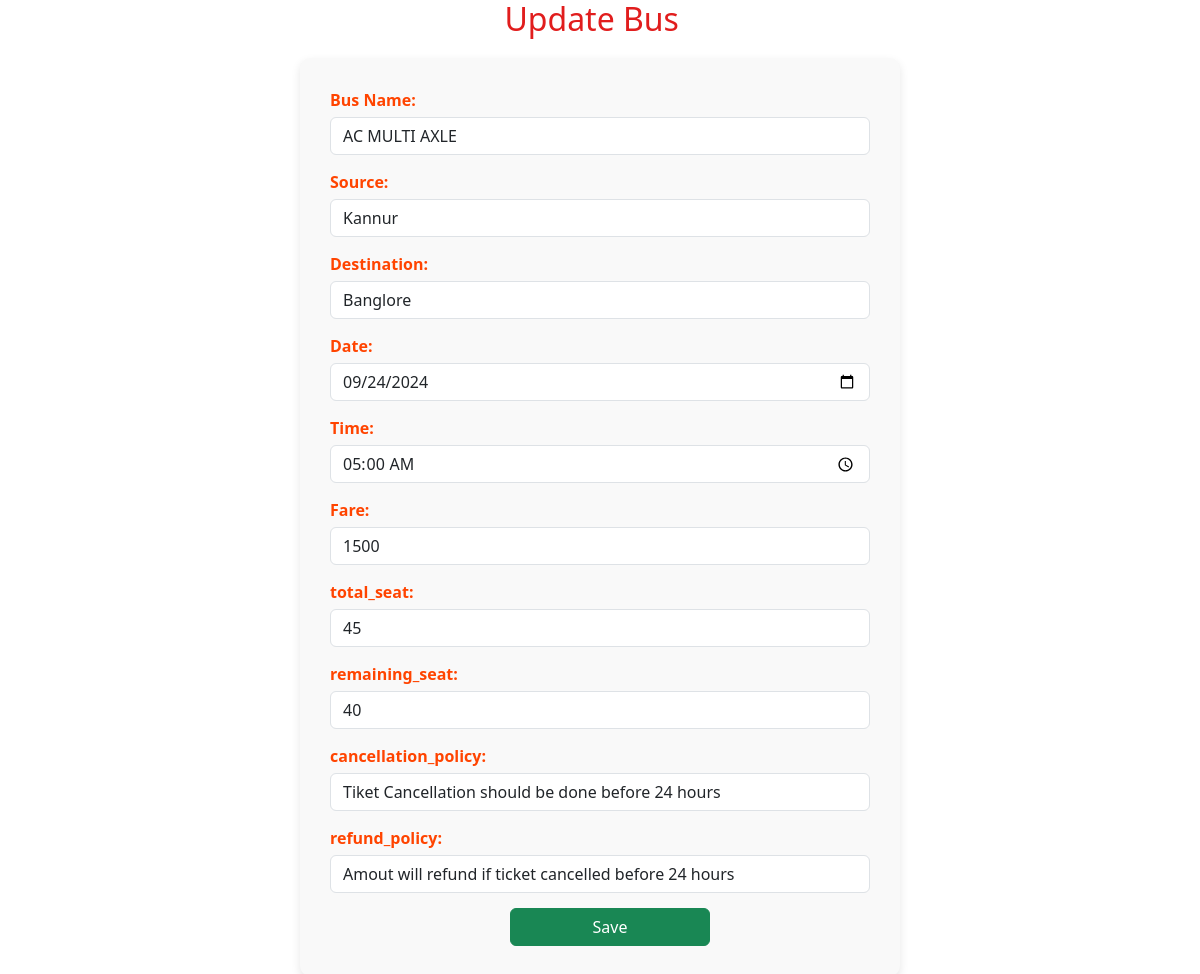
The page /bus/update/10/ on the database its author committed.
### owner/models.py (models this page shows, shortened)
class Bus(models.Model):
    bus_name=models.CharField(max_length=100)
    seat_available=models.IntegerField(default=0)
    seat_remaining=models.IntegerField(default=0,null=True)
    source=models.CharField(max_length=200,default='')
    destination = models.CharField(max_length=200, null=True)
    bus_fare=models.IntegerField()
    date=models.DateField(null=True)
    time=models.TimeField(null=True)
    arrival=models.DateTimeField(null=True)
    cancellation_policy = models.TextField(blank=True, null=True)
    refund_policy = models.TextField(blank=True, null=True)

### owner/views.py (the view, shortened to what this page needs)
# urls.py: path('bus/update/<int:pk>/', BusUpdateView.as_view(), name='bus_update'),
class BusUpdateView(UpdateView):
    model = Bus
    form_class = BusForm
    template_name = 'owner/bus_form.html'  # You need to create this template
    success_url = reverse_lazy('owner_bus_list')

### owner/forms.py
class BusForm(forms.ModelForm):
    class Meta:
        model = Bus
        fields = ['bus_name', 'seat_available','seat_remaining', 'source', 'destination', 'bus_fare', 'date', 'time','cancellation_policy','refund_policy',]
        widgets = {
            'bus_name': forms.TextInput(attrs={'class': 'form-control'}),
            'seat_available': forms.NumberInput(attrs={'class': 'form-control'}),
            'seat_remaining':forms.NumberInput(attrs={'class':'form-control'}),
            'source': forms.TextInput(attrs={'class': 'form-control'}),
            'destination': forms.TextInput(attrs={'class': 'form-control'}),
            'bus_fare': forms.NumberInput(attrs={'class': 'form-control'}),
            'date': forms.DateInput(attrs={'class': 'form-control', 'type': 'date'}),
            'time': forms.TimeInput(attrs={'class': 'form-control', 'type': 'time'}),
            'cancellation_policy': forms.TextInput(attrs={'class': 'form-control'}),
            'refund_policy': forms.TextInput(attrs={'class': 'form-control'}),
        }

### owner/templates/owner/bus_form.html (shortened to what this page needs)
{% extends "indexx.html" %}
{% block content %}
    <h2 class="form-title" style="color:rgb(225, 29, 29);">Update Bus &nbsp;</h2>
    <form method="post" class="updateform">
        <div class="form">
            <label for="bus">Bus Name:</label>
            {{ form.bus_name }}
        </div>
        <div class="form">
          <label for="source">Source:</label>
          {{ form.source }}
      </div>
      <div class="form">
          <label for="destination">Destination:</label>
          {{ form.destination }}
      </div>
      <div class="form">
          <label for="date">Date:</label>
          {{ form.date }}
      </div>
      <div class="form">
          <label for="time">Time:</label>
          {{ form.time }}
      </div>
      <div class="form">
          <label for="fare">Fare:</label>
          {{ form.bus_fare }}
      </div>
      <div class="form">
        <label for="source">total_seat:</label>
        {{ form.seat_available }}
      </div>
      <div class="form">
        <label for="destination">remaining_seat:</label>
        {{ form.seat_remaining }}
      </div>
<div class="form">
    <label for="destination">cancellation_policy:</label>
    {{ form.cancellation_policy}}
  </div>
  <div class="form">
    <label for="destination">refund_policy:</label>
    {{ form.refund_policy }}
  </div>
        <button type="submit" class="btn btn-success">Save</button>
    </form>
{% endblock %}

### owner/templates/owner/bus_form.html (style rules this page uses)
.updateform { max-width: 600px; margin: 20px auto; padding: 30px; background-color: #f9f9f9; border-radius: 10px; box-shadow: 0 4px 10px rgba(0, 0, 0, 0.1) }
.form-title { text-align: center; font-size: 2rem; margin-bottom: 20px; color: #333; }
.form { margin-bottom: 15px; }
.form label { display: block; font-weight: bold; margin-bottom: 5px; color: rgb(255, 68, 0); }
.btn { margin-left: 180px; width:200px; }

### rows shown on the page
Bus: bus_name "AC MULTI AXLE", source "Kannur", destination "Banglore", date "09/24/2024", time "05:00:00", bus_fare "1500", seat_available "45", seat_remaining "40", cancellation_policy "Tiket Cancellation should be done before 24 hours", refund_policy "Amout will refund if ticket cancelled before 24 hours"
